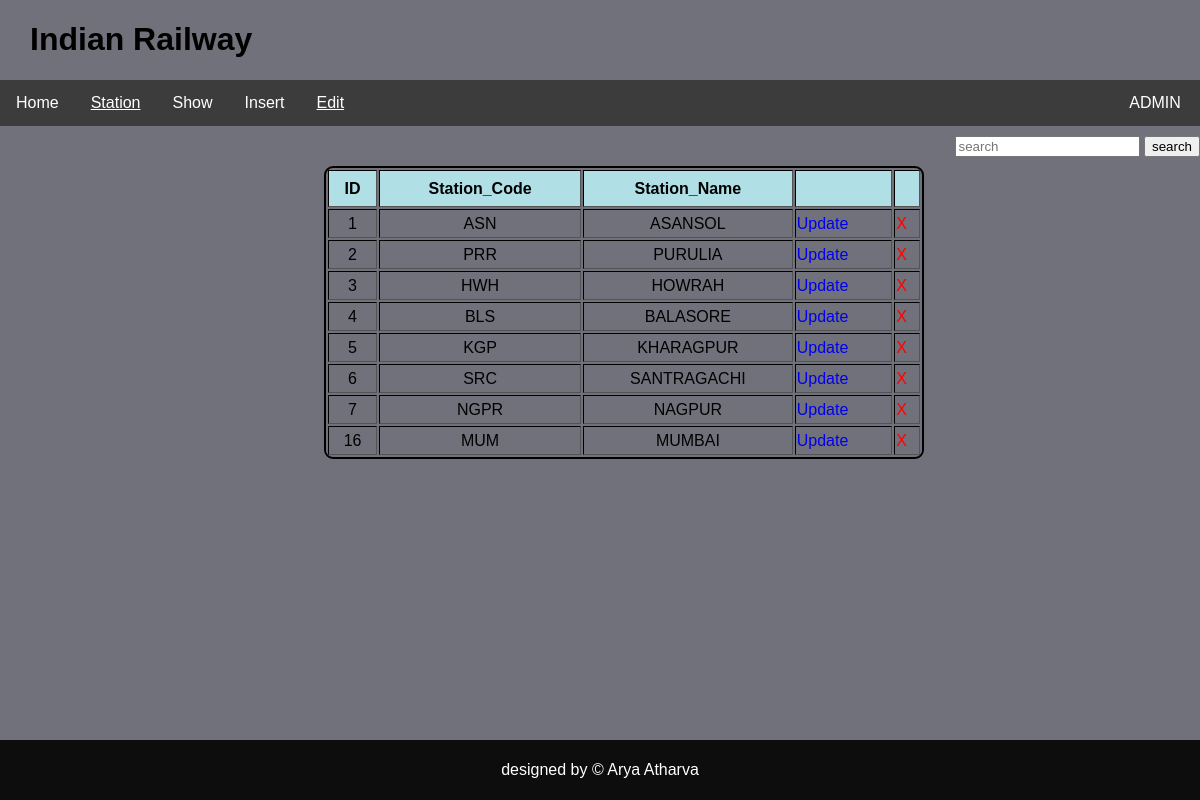
Page /station/edit.php (signed in) on the committed database.
### tables this page shows
CREATE TABLE `station_mst` (
  `Stn_ID` int(10) NOT NULL,
  `Station_Code` varchar(5) NOT NULL,
  `Station_Name` varchar(50) NOT NULL,
  `deleted` char(1) NOT NULL DEFAULT 'N'
);

### station/edit.php (the view, shortened to what this page needs)
<?php
if($_SESSION['cat']=='ADMIN')
{
require "connection.php";
if(isset($_POST['strr']))
{
$str=$_POST["strr"];
$query="SELECT * FROM station_mst WHERE deleted='N' and Stn_ID!='0' and `Stn_ID` like '%$str%' or `Station_Code` like '%$str%' or `Station_Name` like '%$str%'";
}
else
{
    $query="SELECT * FROM station_mst WHERE deleted='N' and Stn_ID!='0' ";
}
$result = mysqli_query($conn,$query);
?>
<!DOCTYPE html>
<html lang="en">
<head>
</head>
<body>
  <div class="bdy">
    <h1 align="left" style="padding-left: 30px" ><b>Indian Railway</b></h1>
    <div class="navbar">
      <a href="/rly_intern/home.php">Home</a>
      <span><u>Station</u></span>
      <?php if($_SESSION['cat']=="ADMIN")
      {
        echo "<a href=\"/rly_intern/station/index.php\" >Show</a>";
        echo "<a href=\"/rly_intern/station/insert.php\" >Insert</a>";
    echo "<a href=\"/rly_intern/station/edit.php\" ><u>Edit</u></a>";
      }
       ?>
      <div class="dropdown">
        <button class="dropbtn">
          <?php
          if(isset($_SESSION['user']))
          {
              echo $_SESSION['user'];
          }else {
            echo "<a href=\"/rly_intern/index.php\" style=\"padding:0px;\" >Login</a>";
          }
          ?>
        </button>
      </div>
    </div>
    <div class="content">
      	<form action="#" align="right" method="post">
      		<input type="text" placeholder="search" name="strr"/>
      		<button>search</button>
      	</form>
          <table  border="1px" style="width:600px;line-height: 25px; border: 2px solid black; margin: 0 auto; border-radius: 9px; position: absolute; top: 10%; left: 27%;">
      			<tr style="background-color: powderblue;">
      				<th align="center" style="font-weight: bold;padding:5px;">ID</th>
            	<th align="center" style="font-weight: bold;padding:5px;">Station_Code</th>
            	<th align="center" style="font-weight: bold;padding:5px;">Station_Name</th>
              <th></th>
              <th></th>
      			</tr>
           	<?php
           	  while($rows=mysqli_fetch_assoc($result))
           	  {
           	  	?>
           	  	<tr>
           	  		<td align="center"><?php echo $rows["Stn_ID"]; ?></td>
           	  		<td align="center"><?php echo $rows["Station_Code"]; ?></td>
      						<td align="center"><?php echo $rows["Station_Name"]; ?></td>
                  <td><a href="update.php?ID=<?php echo $rows["Stn_ID"]; ?>" style="text-decoration:none;">Update</a></td>
                  <td><a href="delete.php?ID=<?php echo $rows["Stn_ID"]; ?>" style="text-decoration:none;color:red;">X</a></td>
           	  	</tr>
           	  	<?php
           	  }
           ?>
          </table>
    </div>
    <div class="footer">
      <p class="ft">designed by &copy; Arya Atharva</p>
    </div>
  </div>
    <?php
}
else
{
     echo"<script>alert('something is wrong')</script>";
    header("location:/rly_intern/index.php");
}
    ?>
</body>
</html>

### station/edit.php (style rules this page uses)
* { box-sizing: border-box; font-family: Arial, Helvetica, sans-serif; }
body { margin: 0; font-family: Arial, Helvetica, sans-serif; background-color: rgba(65, 66, 78, 0.75); background-position: center; background-repeat: no-repeat; background-size: cover; }
.navbar { overflow: hidden; background-color: rgba(51, 51, 51, 0.85); }
.navbar a ,span { float: left; font-size: 16px; color: white; text-align: center; padding: 14px 16px; text-decoration: none; }
.dropdown { float: right; overflow: hidden; }
.dropdown .dropbtn { font-size: 16px; border: none; outline: none; color: white; width: 90px; padding: 14px 16px; background-color: inherit; font-family: inherit; margin: 0; }
.content { position: relative; height: 400px; padding: 10px 0px 0px 40px; }
.footer { background-color: rgba(3, 3, 3, 0.90); padding: 5px; color: white; position: fixed; width: 100%; bottom: 0px; text-align: center; }

### rows in the picture
station_mst: Stn_ID "1", Station_Code "ASN", Station_Name "ASANSOL"
station_mst: Stn_ID "2", Station_Code "PRR", Station_Name "PURULIA"
station_mst: Stn_ID "3", Station_Code "HWH", Station_Name "HOWRAH"
station_mst: Stn_ID "4", Station_Code "BLS", Station_Name "BALASORE"
station_mst: Stn_ID "5", Station_Code "KGP", Station_Name "KHARAGPUR"
station_mst: Stn_ID "6", Station_Code "SRC", Station_Name "SANTRAGACHI"
station_mst: Stn_ID "7", Station_Code "NGPR", Station_Name "NAGPUR"
station_mst: Stn_ID "16", Station_Code "MUM", Station_Name "MUMBAI"

### other values in the picture
$_SESSION['user'] "ADMIN"
